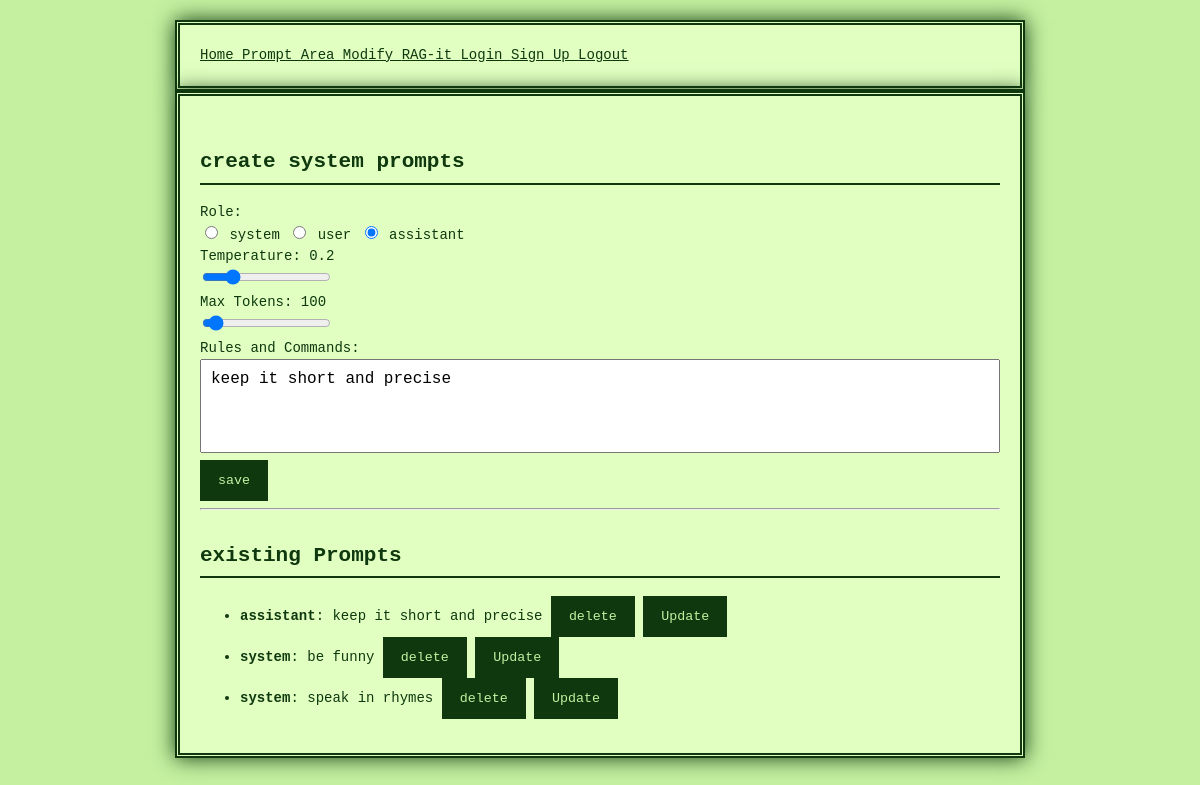
Screenshot of /modification?id=2 (signed in) with the database file from the repository.
### project/models.py (models this page shows)
class SystemPrompt(db.Model):
    id = db.Column(db.Integer, primary_key=True)
    role = db.Column(db.String(200), nullable=False)
    content = db.Column(db.Text, nullable=False)
    temperature = db.Column(db.Float, default=0.7)
    max_tokens = db.Column(db.Integer, default=150)

### project/main.py (the view, shortened to what this page needs)
@main.route('/modification', methods=["GET", "POST"])
@login_required
def modifier():
    edit_id = request.args.get("id")
    prompt_to_edit = SystemPrompt.query.get(edit_id) if edit_id else None
    prompts = SystemPrompt.query.all()
    return render_template("modifier.html", prompts=prompts, prompt_to_edit=prompt_to_edit)

### project/__init__.py (called while the page is built)
def create_app():
    app = Flask(__name__)
    app.config['SECRET_KEY'] = 'secret_key_goes_here' #was soll das?
    app.config['SQLALCHEMY_DATABASE_URI'] = 'sqlite:///db.sqlite'
    app.jinja_env.filters['loads'] = json.loads
    db.init_app(app)
    login_manager = LoginManager()
    login_manager.login_view = 'auth.login'
    login_manager.init_app(app)
    from .models import User
    @login_manager.user_loader
    def load_user(user_id):
        return User.query.get(int(user_id))
    from .auth import auth as auth_blueprint
    app.register_blueprint(auth_blueprint)
    from .main import main as main_blueprint
    app.register_blueprint(main_blueprint)
    return app

### project/templates/modifier.html (shortened to what this page needs)
{% extends "base.html" %}
{% block content %}
<h1>create system prompts</h1>
<form method="POST" action="{{ url_for('main.modifier') }}">
    <div>
        <label>Role:</label><br>
        <label>
            <input type="radio" name="role" value="system"
                   {% if prompt_to_edit and prompt_to_edit.role == 'system' %}checked{% endif %}>
            system
        </label>
        <label>
            <input type="radio" name="role" value="user"
                   {% if prompt_to_edit and prompt_to_edit.role == 'user' %}checked{% endif %}>
            user
        </label>
        <label>
            <input type="radio" name="role" value="assistant"
                   {% if prompt_to_edit and prompt_to_edit.role == 'assistant' %}checked{% endif %}>
            assistant
        </label>
    </div>
<div>
  <label for="temperature">Temperature: <span id="temp-value">{{ prompt_to_edit.temperature if prompt_to_edit else 0.7 }}</span></label><br>
  <input type="range" id="temperature" name="temperature" min="0" max="1" step="0.1"
         value="{{ prompt_to_edit.temperature if prompt_to_edit else 0.7 }}"
         oninput="document.getElementById('temp-value').innerText = this.value">
</div>
<div>
  <label for="max_tokens">Max Tokens: <span id="tokens-value">{{ prompt_to_edit.max_tokens if prompt_to_edit else 150 }}</span></label><br>
  <input type="range" id="max_tokens" name="max_tokens" min="50" max="1000" step="50"
         value="{{ prompt_to_edit.max_tokens if prompt_to_edit else 150 }}"
         oninput="document.getElementById('tokens-value').innerText = this.value">
</div>
    <div>
        <label for="content">Rules and Commands:</label><br>
        <textarea name="content" id="content" rows="4" cols="60" required>{{ prompt_to_edit.content if prompt_to_edit else '' }}</textarea>
    </div>
    <button type="submit">save</button>
</form>
<hr>
<h2>existing Prompts</h2>
<ul>
    {% for p in prompts %}
    <li>
        <strong>{{ p.role }}</strong>: {{ p.content }}
        <form action="{{ url_for('main.delete_prompt', id=p.id) }}" method="POST" style="display:inline;">
            <button type="submit">delete</button>
        </form>
        <form action="{{ url_for('main.modifier') }}" method="GET" style="display:inline;">
            <button type="submit">Update</button>
        </form>
    </li>
    {% else %}
    <p>There are no Prompts!</p>
    {% endfor %}
</ul>
{% endblock %}

### project/static/styles.css (style rules this page uses)
body { background-color: #c4f0a0; color: #0f380f; font-family: 'Press Start 2P', monospace; font-size: 14px; line-height: 1.5; margin: 0; padding: 20px; image-rendering: pixelated; }
h1, h2, h3, h4, h5, h6 { border-bottom: 2px solid #0f380f; padding-bottom: 5px; margin-top: 30px; }
button, input[type="submit"] { background-color: #0f380f; color: #c4f0a0; border: 3px solid #0f380f; padding: 10px 15px; font-family: 'Press Start 2P', monospace; cursor: pointer; }
textarea { width: 100%; min-height: 80px; resize: none; overflow: hidden; font-family: monospace; font-size: 16px; padding: 10px; box-sizing: border-box; }

### rows the page displays
SystemPrompt: role "☐ system", role "☐ user", role "☑ assistant", temperature "0.2", max_tokens "100", content "keep it short and precise", role "assistant"
SystemPrompt: role "system", content "be funny"
SystemPrompt: role "system", content "speak in rhymes"
